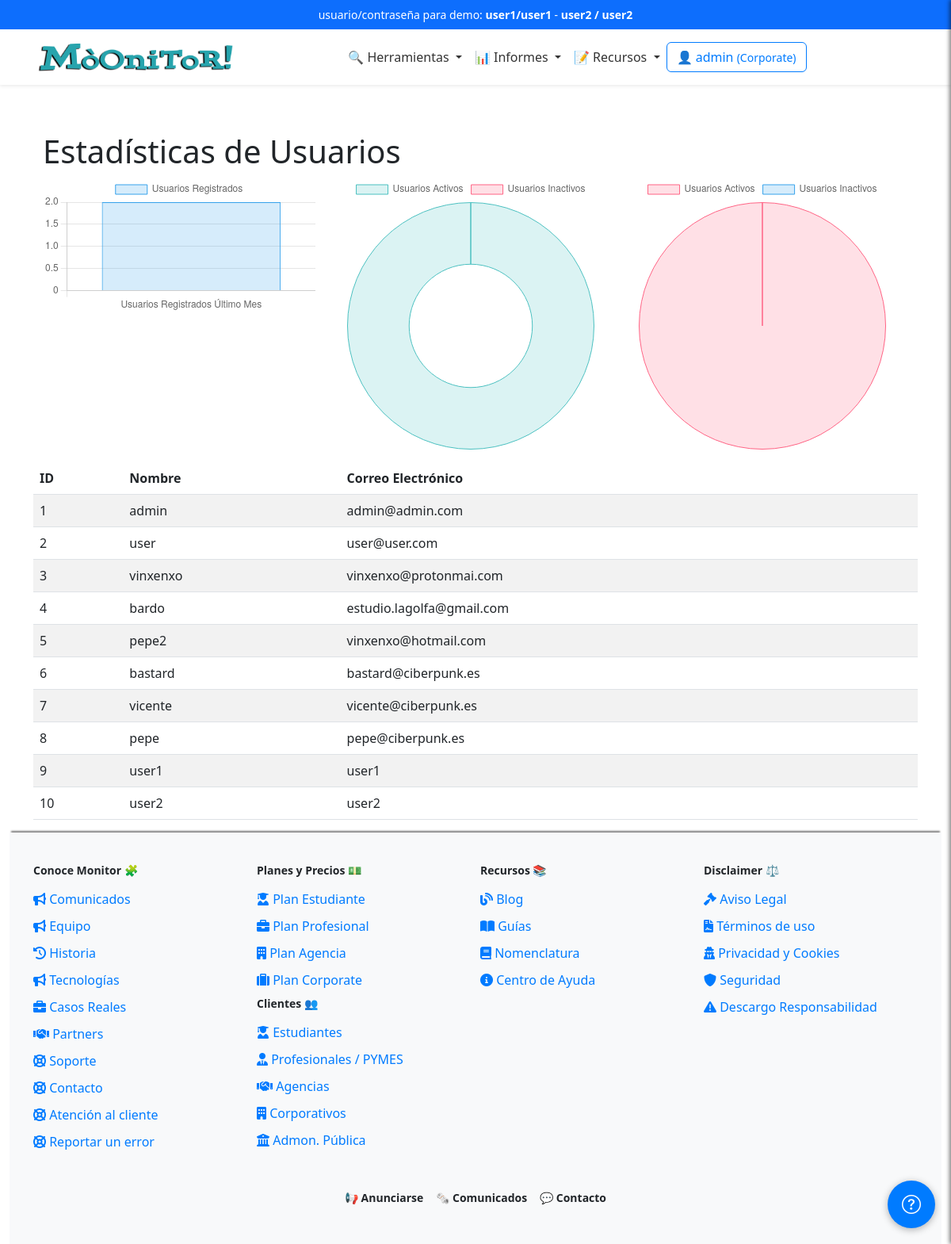
/admin/stats (signed in), run on the app's committed database.
### app/models/user_model.py (models this page shows, shortened)
class Users(UserMixin, db.Model):
    __tablename__ = 'Users'
    id = db.Column(db.Integer, primary_key=True)
    username = db.Column(db.String(80), unique=True, nullable=False)
    email = db.Column(db.String(120), unique=True, nullable=False)
    password_hash = db.Column(db.String(255), nullable=False)
    token = db.Column(db.String(255), index=True, unique=True)
    active = db.Column(db.Boolean, default=False)
    registered_on = db.Column(db.DateTime,
                              nullable=False,
                              default=datetime.datetime.utcnow)
    config = db.Column(JSONType)
    role = db.Column(db.String(20), nullable=False, default='usuario')
    subscription_plan = db.Column(Enum('Free',
                                       'Pro',
                                       'Corporate',
                                       name='subscription_plans'),
                                  default='Free')
    subscription_currency = db.Column(
        db.String(3), default='EUR')  # ISO currency codes (e.g., USD, EUR)
    subscription_expiration = db.Column(db.DateTime, nullable=True)
    subscription_frequency = db.Column(Enum('Monthly',
                                            'Annually',
                                            name='subscription_frequency'),
                                       default='Monthly')
    primary_payment = db.Column(JSONType, nullable=True)  # IBAN, SWIFT, etc.
    secondary_payment = db.Column(JSONType, nullable=True)
    transactions = db.relationship('Transaction', backref='user', lazy=True)
    def is_subscription_active(self):
        if not self.subscription_expiration:
            return False
        return self.subscription_expiration > datetime.datetime.utcnow()

### app/controllers/admin_controller.py (the view)
@app.route('/admin/stats')
@login_required
def admin_stats():
    breadcrumbs = [{
        'url': '/admin',
        'text': 'Admin'
    }, {
        'url': '/admin/stats',
        'text': 'Estadísticas'
    }]
    end_date = datetime.datetime.utcnow()
    start_date = end_date - timedelta(days=30)
    users = Users.query.all()
    users_last_month = Users.query.filter(
        Users.registered_on.between(start_date, end_date)).count()
    total_users = Users.query.count()
    active_users = Users.query.filter_by(active=True).count()
    log_event('STATS', 'Paginas de estadísticas de administrador.')
    return render_template('admin/stats.html',
                           breadcrumbs=breadcrumbs,
                           users=users,
                           users_last_month=users_last_month,
                           total_users=total_users,
                           active_users=active_users)

### app/__init__.py (called while the page is built)
@app.context_processor
def inject_sidebar_info():
    return dict(is_admin=current_user.is_authenticated
                and current_user.role == 'admin')

@app.context_processor
def inject_breadcrumb():
    breadcrumbs = [{
        'url': '/',
        'text': 'Inicio'
    }, {
        'url': '/profile',
        'text': 'Opcion 1'
    }, {
        'url': '/profile/edit',
        'text': 'Sub opcion 1'
    }]
    return {'breadcrumbs': breadcrumbs}

@app.context_processor
def inject_grouped_tools():
    grouped_tools = {}
    for category, tools_in_category in groupby(sorted(
            tools, key=itemgetter('category')),
                                               key=itemgetter('category')):
        subcategories = {}
        for subcategory, tools_in_subcategory in groupby(
                sorted(tools_in_category, key=itemgetter('subcategory')),
                key=itemgetter('subcategory')):
            subcategories[subcategory] = list(tools_in_subcategory)
        grouped_tools[category] = subcategories
    return dict(grouped_tools=grouped_tools)

@login_manager.user_loader
def load_user(user_id):
    return Users.query.get(int(user_id))

### app/controllers/logs_controller.py (called while the page is built)
def log_event(event, description):
    page = request.path
    user_id = current_user.id if current_user.is_authenticated else None
    user_name = current_user.username if current_user.is_authenticated else None
    log = Log(user_id=user_id,
              user_name=user_name,
              event=event,
              description=description,
              page=page)
    db.session.add(log)
    db.session.commit()

### app/templates/admin/stats.html (shortened to what this page needs)
{% extends "base.html" %}
{% block content %}
<div class="container mb-3">
    <h1>Estadísticas de Usuarios</h1>
    <div class="row">
        <div class="col-md-4">
            <canvas id="usersLastMonthChart"></canvas>
        </div>
        <div class="col-md-4">
            <canvas id="totalUsersChart"></canvas>
        </div>
        <div class="col-md-4">
            <canvas id="activeUsersChart"></canvas>
        </div>
    </div>
</div>
<div class="table-responsive mt-2">
    <table id="userTable" class="table table-striped">
        <thead>
            <tr>
                <th>ID</th>
                <th>Nombre</th>
                <th>Correo Electrónico</th>
            </tr>
        </thead>
        <tbody>
            {% for user in users %}
            <tr>
                <td>{{ user.id }}</td>
                <td>{{ user.username }}</td>
                <td>{{ user.email }}</td>
            </tr>
            {% endfor %}
        </tbody>
    </table>
</div>
<script>
    // Datos de los gráficos
    var usersLastMonthData = 2; // Cantidad de usuarios registrados el último mes
    var totalUsersData = 2; // Cantidad total de usuarios
    var activeUsersData = 2; // Cantidad de usuarios activos
    // Obtener contexto de los gráficos
    var usersLastMonthCtx = document.getElementById('usersLastMonthChart').getContext('2d');
    var totalUsersCtx = document.getElementById('totalUsersChart').getContext('2d');
    var activeUsersCtx = document.getElementById('activeUsersChart').getContext('2d');
    // Crear gráficos
    var usersLastMonthChart = new Chart(usersLastMonthCtx, {
        type: 'bar',
        data: {
            labels: ['Usuarios Registrados Último Mes'],
            datasets: [{
                label: 'Usuarios Registrados',
                data: [usersLastMonthData],
                backgroundColor: 'rgba(54, 162, 235, 0.2)',
                borderColor: 'rgba(54, 162, 235, 1)',
                borderWidth: 1
            }]
        },
        options: {
            scales: {
                y: {
                    beginAtZero: true
                }
            }
        }
    });
    var totalUsersChart = new Chart(totalUsersCtx, {
        type: 'doughnut',
        data: {
            labels: ['Usuarios Activos', 'Usuarios Inactivos'],
            datasets: [{
                label: 'Usuarios Activos',
                data: [activeUsersData, totalUsersData - activeUsersData],
                backgroundColor: ['rgba(75, 192, 192, 0.2)', 'rgba(255, 99, 132, 0.2)'],
                borderColor: ['rgba(75, 192, 192, 1)', 'rgba(255, 99, 132, 1)'],
                borderWidth: 1
            }]
        },
        options: {
            responsive: true
        }
    });
    var activeUsersChart = new Chart(activeUsersCtx, {
        type: 'pie',
        data: {
            labels: ['Usuarios Activos', 'Usuarios Inactivos'],
            datasets: [{
                label: 'Total de Usuarios',
                data: [activeUsersData, totalUsersData - activeUsersData],
                backgroundColor: ['rgba(255, 99, 132, 0.2)', 'rgba(54, 162, 235, 0.2)'],
                borderColor: ['rgba(255, 99, 132, 1)', 'rgba(54, 162, 235, 1)'],
                borderWidth: 1
            }]
        },
        options: {
            responsive: true
        }
    });
</script>
{% endblock %}

### app/templates/inc/navbar.html (shortened to what this page needs)
<nav class="navbar navbar-expand-lg navbar-light bg-white shadow-sm">
  <div class="container">
    <a class="navbar-brand mx-auto" href="{{ url_for('index') }}">
      <img src="{{ url_for('static', filename='logo.png') }}" alt="Logo" height="50"
        class="d-inline-block align-text-top">
    </a>
    <div class="collapse navbar-collapse justify-content-center" id="navbarNav">
      <ul class="navbar-nav align-items-center">
        <li class="nav-item dropdown">
          <a class="nav-link dropdown-toggle" href="#" id="domainDnsDropdown" role="button" data-bs-toggle="dropdown"
            aria-expanded="false">
            🔍 Herramientas
          </a>
        </li>
        <li class="nav-item dropdown">
          <a class="nav-link dropdown-toggle" href="#" id="domainDnsDropdown" role="button" data-bs-toggle="dropdown"
            aria-expanded="false">
            📊 Informes
          </a>
        </li>
        <li class="nav-item dropdown">
          <a class="nav-link dropdown-toggle" href="#" id="domainDnsDropdown" role="button" data-bs-toggle="dropdown"
            aria-expanded="false">
            📝 Recursos
          </a>
        </li>
      </ul>
    <div class="d-flex flex-column flex-sm-row align-items-center justify-content-center ms-0 mb-3 mt-3">
      {% if current_user.is_authenticated %}
          <a href="/dashboard" class="btn btn-outline-primary mb-2 mb-sm-0 me-sm-2">
              <span class="item-responsive">👤 {{ current_user.username }}
                  <small>({{ current_user.subscription_plan }})</small>
              </span>
          </a>
      {% endif %}
  </div>
    </div>
  </div>
</nav>

### app/static/css/style.css (style rules this page uses)
:root { --primary-color: #007bff; --secondary-color: #6c757d; --background-color: #f8f9fa; --text-color: #212529; --info-color: #7c71c5; --navbar-background: white; --navbar-shadow: 0 4px 2px -2px rgba(0, 0, 0, 0.1); --navbar-link: #333; --white: #fff; --featured-column: #f9f9f9; --menu-header: #000; --menu-separator: #ccc; --hover-background: #e0e0e0; }
body { display: flex; flex-direction: column; min-height: 100vh; background-image: url('https://ciberpunk.es/wp-content/uploads/2020/12/finance4-section-bg2.png'); background-repeat: repeat-y; background-blend-mode: normal; }
.navbar { background-color: var(--navbar-background); box-shadow: var(--navbar-shadow); width: 100%; display: block; padding: 0; position: relative; }
.navbar-nav .nav-link { color: var(--navbar-link); }
.btn-outline-primary { border-color: var(--primary-color); color: var(--primary-color); }
.row { margin-right: 0 !important; }

### data on the page
Users: username "admin", subscription_plan "Corporate", id "1", email "admin@admin.com"
Users: id "2", username "user", email "user@user.com"
Users: id "3", username "vinxenxo", email "vinxenxo@protonmai.com"
Users: id "4", username "bardo", email "estudio.lagolfa@gmail.com"
Users: id "5", username "pepe2", email "vinxenxo@hotmail.com"
Users: id "6", username "bastard", email "bastard@ciberpunk.es"
Users: id "7", username "vicente", email "vicente@ciberpunk.es"
Users: id "8", username "pepe", email "pepe@ciberpunk.es"
Users: id "9", username "user1", email "user1"
Users: id "10", username "user2", email "user2"
